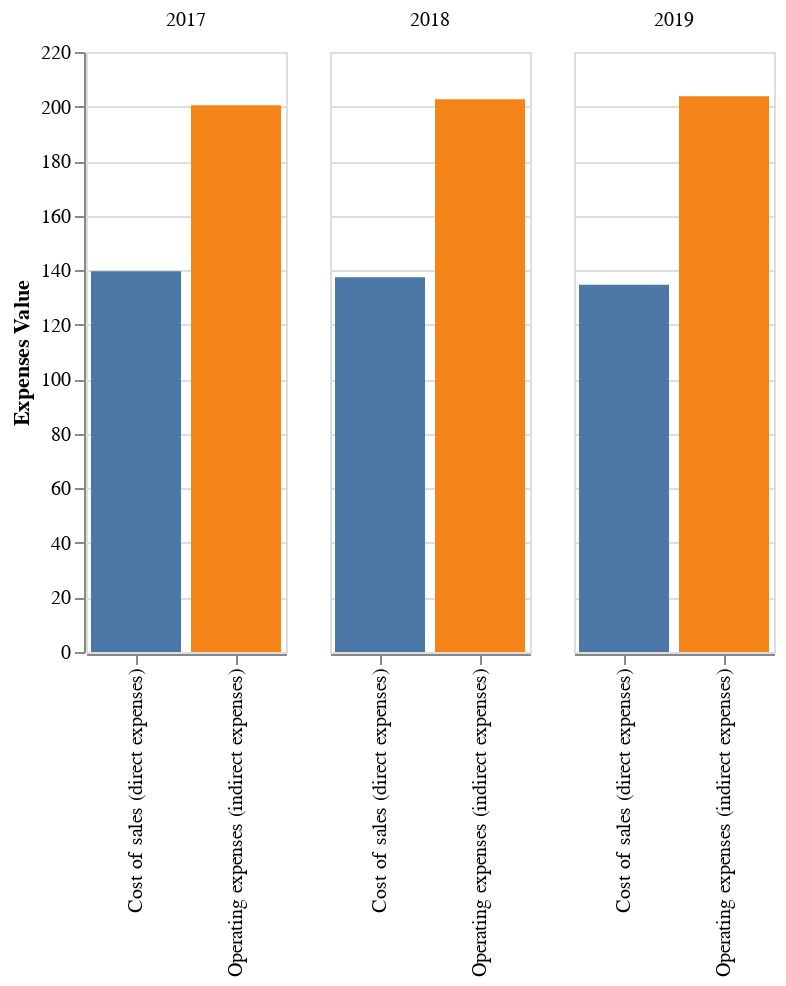

The notebook cell this image was saved under:
### Code cell
alt.Chart(chart8_df).mark_bar().encode(
    x=alt.X('type', title=''),
    y=alt.Y('value:Q', title='Expenses Value'),
    color=alt.Color('type', legend=None),
    column=alt.Column('Reference year', title='')
).properties(width=100, height=300)

### Figure 1 — Vega-Lite specification as saved in the notebook (floating-point values rounded to 4 significant figures)
{"config": {"view": {"continuousWidth": 400, "continuousHeight": 300}}, "data": {"name": "data-27509260117bb77070a86a7a46e950b4"}, "mark": "bar", "encoding": {"color": {"field": "type", "legend": null, "type": "nominal"}, "column": {"field": "Reference year", "title": "", "type": "quantitative"}, "x": {"field": "type", "title": "", "type": "nominal"}, "y": {"field": "value", "title": "Expenses Value", "type": "quantitative"}}, "height": 300, "width": 100, "$schema": "https://vega.github.io/schema/vega-lite/v4.17.0.json", "datasets": {"data-27509260117bb77070a86a7a46e950b4": [{"Reference year": 2017.0, "Location indicator": "Urban", "type": "Cost of sales (direct expenses)", "value": "139.6"}, {"Reference year": 2018.0, "Location indicator": "Urban", "type": "Cost of sales (direct expenses)", "value": "137.4"}, {"Reference year": 2019.0, "Location indicator": "Urban", "type": "Cost of sales (direct expenses)", "value": "134.7"}, {"Reference year": 2017.0, "Location indicator": "Urban", "type": "Operating expenses (indirect expenses)", "value": "200.5"}, {"Reference year": 2018.0, "Location indicator": "Urban", "type": "Operating expenses (indirect expenses)", "value": "202.7"}, {"Reference year": 2019.0, "Location indicator": "Urban", "type": "Operating expenses (indirect expenses)", "value": "203.8"}]}}
